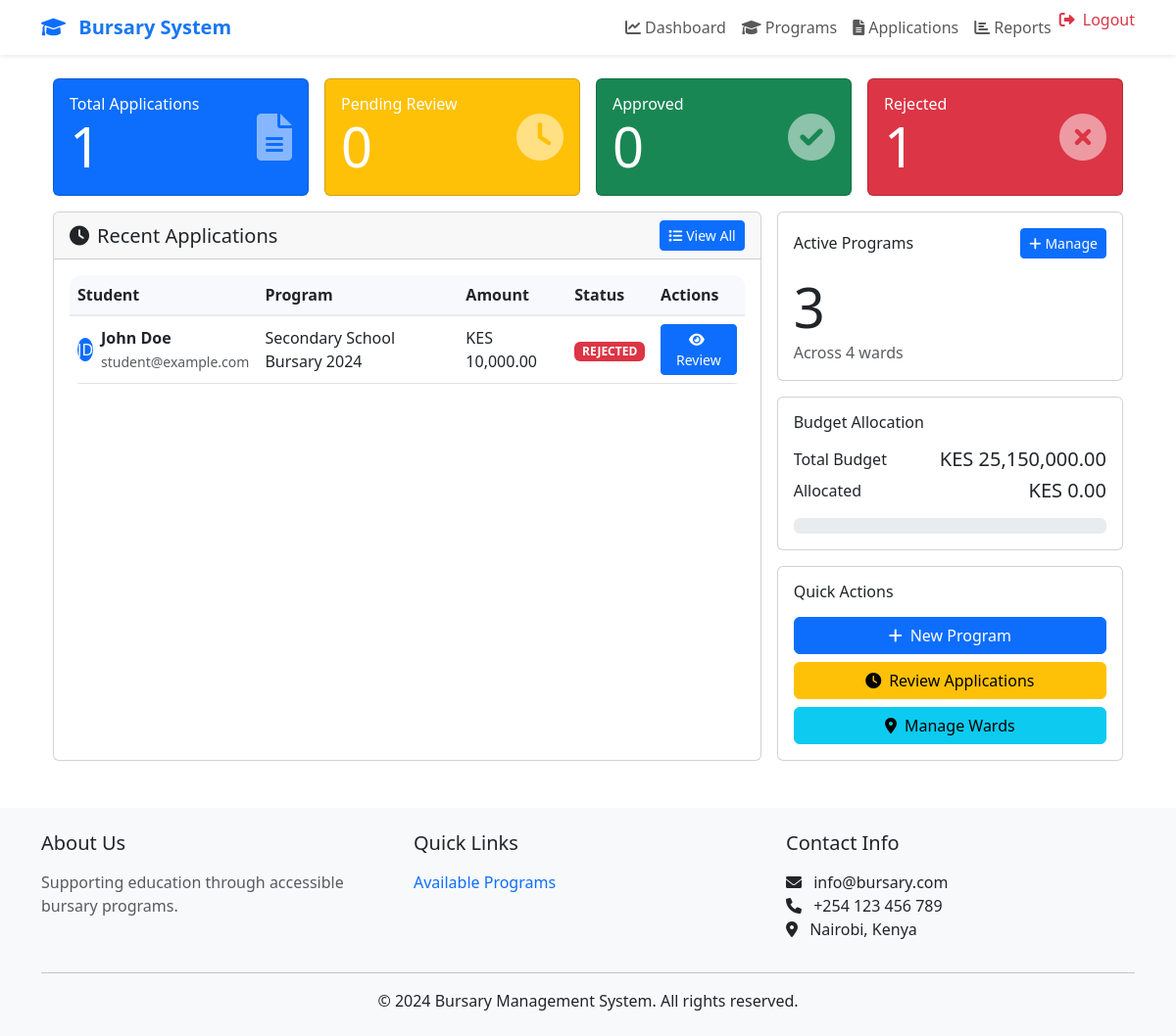
The page /admin/dashboard (signed in) on the database as committed earlier.
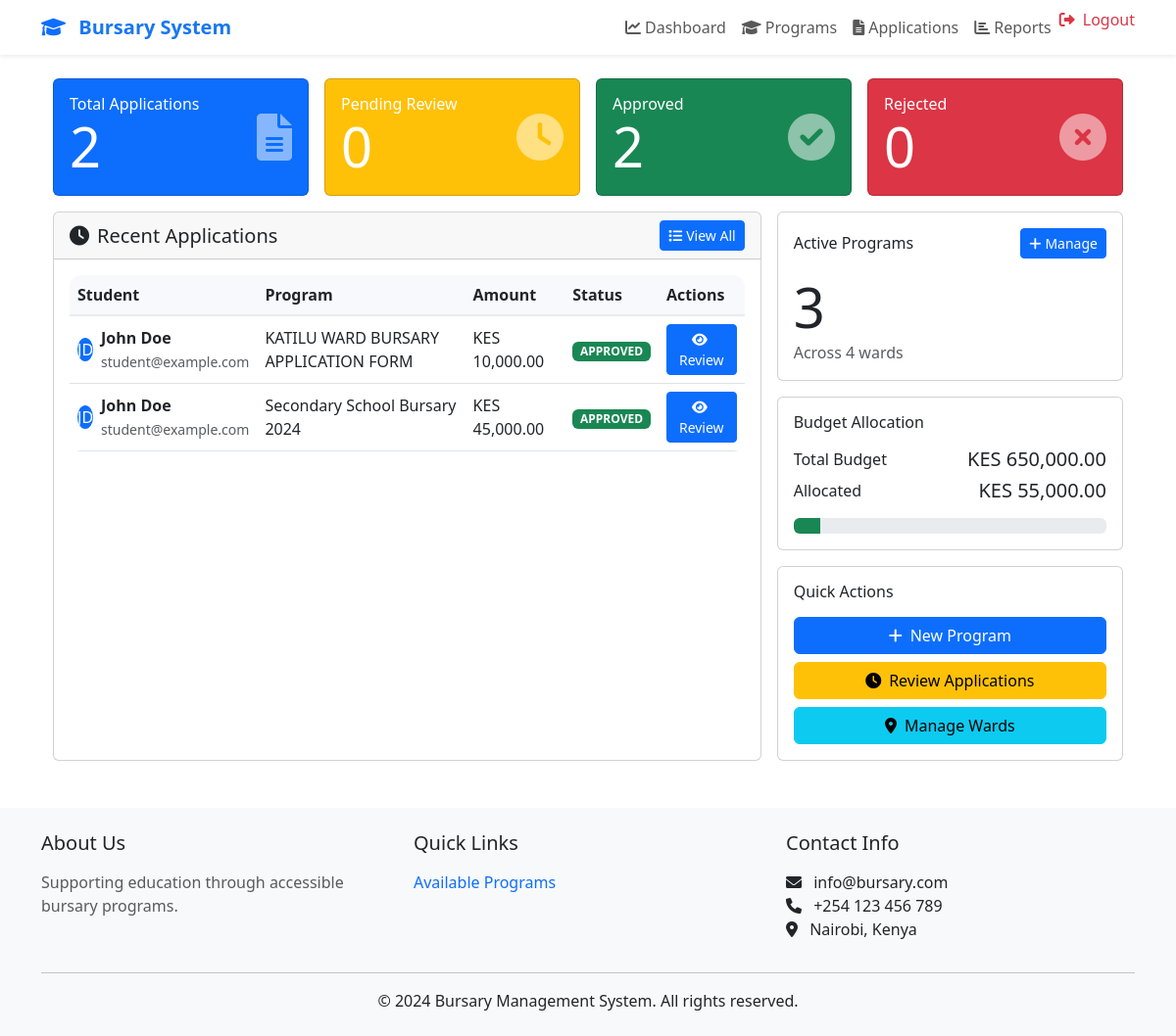
The same page on the database as committed later.
### app/models.py (models this page shows, shortened)
class Application(db.Model):
    id = db.Column(db.Integer, primary_key=True)
    student_id = db.Column(db.Integer, db.ForeignKey('user.id'), nullable=False)
    ward_id = db.Column(db.Integer, db.ForeignKey('ward.id'), nullable=False)
    program_id = db.Column(db.Integer, db.ForeignKey('bursary_program.id'), nullable=False)
    status = db.Column(db.String(20), default='PENDING')
    amount = db.Column(db.Float, nullable=False)
    reason = db.Column(db.Text, nullable=False)
    reviewed_by = db.Column(db.Integer, db.ForeignKey('user.id'))
    review_note = db.Column(db.Text)
    created_at = db.Column(db.DateTime, default=datetime.utcnow)
    updated_at = db.Column(db.DateTime, default=datetime.utcnow, onupdate=datetime.utcnow)
    documents = db.relationship('Document', backref='application', lazy='dynamic')
    timeline = db.relationship('ApplicationTimeline', backref='application', lazy='dynamic')

class User(UserMixin, db.Model):
    id = db.Column(db.Integer, primary_key=True)
    email = db.Column(db.String(120), unique=True, nullable=False)
    password_hash = db.Column(db.String(256))
    first_name = db.Column(db.String(64))
    last_name = db.Column(db.String(64))
    role = db.Column(db.String(20), default='STUDENT')
    created_at = db.Column(db.DateTime, default=datetime.utcnow)
    updated_at = db.Column(db.DateTime, default=datetime.utcnow, onupdate=datetime.utcnow)
    profile = db.relationship('Profile', backref='user', uselist=False)
    submitted_applications = db.relationship('Application', backref='applicant',
                                          lazy='dynamic',
                                          foreign_keys='Application.student_id')
    reviewed_applications = db.relationship('Application', backref='reviewer',
                                         lazy='dynamic',
                                         foreign_keys='Application.reviewed_by')
    academic_info = db.relationship('AcademicInfo', backref='user', uselist=False)

class BursaryProgram(db.Model):
    id = db.Column(db.Integer, primary_key=True)
    name = db.Column(db.String(200), nullable=False)
    description = db.Column(db.Text)
    amount = db.Column(db.Float, nullable=False)
    start_date = db.Column(db.DateTime, nullable=False)
    end_date = db.Column(db.DateTime, nullable=False)
    requirements = db.Column(db.Text)
    ward_id = db.Column(db.Integer, db.ForeignKey('ward.id'))
    status = db.Column(db.String(20), default='ACTIVE')
    created_at = db.Column(db.DateTime, default=datetime.utcnow)
    updated_at = db.Column(db.DateTime, default=datetime.utcnow, onupdate=datetime.utcnow)
    applications = db.relationship('Application', backref='program', lazy='dynamic')

### app/admin/routes.py (the view)
@bp.route('/dashboard')
@login_required
@admin_required
def dashboard():
    stats = {
        'total_applications': Application.query.count(),
        'pending_applications': Application.query.filter_by(status='PENDING').count(),
        'approved_applications': Application.query.filter_by(status='APPROVED').count(),
        'rejected_applications': Application.query.filter_by(status='REJECTED').count(),
        'active_programs': BursaryProgram.query.filter_by(status='ACTIVE').count(),
        'total_wards': Ward.query.count(),
        'total_budget': db.session.query(func.sum(BursaryProgram.amount)).scalar() or 0,
        'allocated_budget': db.session.query(
            func.sum(Application.amount)
        ).filter(Application.status == 'APPROVED').scalar() or 0
    }
    recent_applications = Application.query.order_by(
        Application.created_at.desc()
    ).limit(10).all()
    return render_template('admin/dashboard.html',
                         stats=stats,
                         recent_applications=recent_applications)

### app/templates/admin/dashboard.html (shortened to what this page needs)
{% extends "admin/base.html" %}
{% block content %}
<div class="container-fluid">
    <div class="row g-3">
        <div class="col-12">
            <div class="row g-3">
                <div class="col-12 col-md-3">
                    <div class="card bg-primary text-white h-100 stats-card">
                        <div class="card-body">
                            <div class="d-flex justify-content-between align-items-center">
                                <div>
                                    <h6 class="card-title mb-0">Total Applications</h6>
                                    <h2 class="display-4 mb-0">{{ stats.total_applications }}</h2>
                                </div>
                                <i class="fas fa-file-alt fa-3x opacity-50"></i>
                            </div>
                        </div>
                    </div>
                </div>
                <div class="col-12 col-md-3">
                    <div class="card bg-warning text-white h-100 stats-card">
                        <div class="card-body">
                            <div class="d-flex justify-content-between align-items-center">
                                <div>
                                    <h6 class="card-title mb-0">Pending Review</h6>
                                    <h2 class="display-4 mb-0">{{ stats.pending_applications }}</h2>
                                </div>
                                <i class="fas fa-clock fa-3x opacity-50"></i>
                            </div>
                        </div>
                    </div>
                </div>
                <div class="col-12 col-md-3">
                    <div class="card bg-success text-white h-100 stats-card">
                        <div class="card-body">
                            <div class="d-flex justify-content-between align-items-center">
                                <div>
                                    <h6 class="card-title mb-0">Approved</h6>
                                    <h2 class="display-4 mb-0">{{ stats.approved_applications }}</h2>
                                </div>
                                <i class="fas fa-check-circle fa-3x opacity-50"></i>
                            </div>
                        </div>
                    </div>
                </div>
                <div class="col-12 col-md-3">
                    <div class="card bg-danger text-white h-100 stats-card">
                        <div class="card-body">
                            <div class="d-flex justify-content-between align-items-center">
                                <div>
                                    <h6 class="card-title mb-0">Rejected</h6>
                                    <h2 class="display-4 mb-0">{{ stats.rejected_applications }}</h2>
                                </div>
                                <i class="fas fa-times-circle fa-3x opacity-50"></i>
                            </div>
                        </div>
                    </div>
                </div>
            </div>
        </div>
        <div class="col-12 col-lg-8">
            <div class="card h-100">
                <div class="card-header d-flex justify-content-between align-items-center">
                    <h5 class="mb-0"><i class="fas fa-clock me-2"></i>Recent Applications</h5>
                    <a href="{{ url_for('admin.applications') }}" class="btn btn-primary btn-sm">
                        <i class="fas fa-list me-1"></i>View All
                    </a>
                </div>
                <div class="card-body">
                    <div class="table-responsive">
                        <table class="table table-hover align-middle applications-table">
                            <thead>
                                <tr>
                                    <th>Student</th>
                                    <th>Program</th>
                                    <th>Amount</th>
                                    <th>Status</th>
                                    <th>Actions</th>
                                </tr>
                            </thead>
                            <tbody>
                                {% for application in recent_applications %}
                                <tr>
                                    <td>
                                        <div class="d-flex align-items-center">
                                            <div class="avatar-sm bg-primary text-white rounded-circle me-2 d-flex align-items-center justify-content-center">
                                                {{ application.applicant.first_name[0] }}{{ application.applicant.last_name[0] }}
                                            </div>
                                            <div>
                                                <div class="fw-bold">{{ application.applicant.first_name }} {{ application.applicant.last_name }}</div>
                                                <small class="text-muted">{{ application.applicant.email }}</small>
                                            </div>
                                        </div>
                                    </td>
                                    <td>{{ application.program.name }}</td>
                                    <td>KES {{ "{:,.2f}".format(application.amount) }}</td>
                                    <td>
                                        <span class="badge {% if application.status == 'PENDING' %}bg-warning
                                                         {% elif application.status == 'APPROVED' %}bg-success
                                                         {% elif application.status == 'REJECTED' %}bg-danger
                                                         {% endif %}">
                                            {{ application.status }}
                                        </span>
                                    </td>
                                    <td>
                                        <a href="{{ url_for('admin.review_application', application_id=application.id) }}"
                                           class="btn btn-sm btn-primary">
                                            <i class="fas fa-eye me-1"></i>Review
                                        </a>
                                    </td>
                                </tr>
                                {% endfor %}
                            </tbody>
                        </table>
                    </div>
                </div>
            </div>
        </div>
        <div class="col-12 col-lg-4">
            <div class="row g-3">
                <div class="col-12">
                    <div class="card">
                        <div class="card-body">
                            <div class="d-flex justify-content-between align-items-center mb-3">
                                <h6 class="card-title mb-0">Active Programs</h6>
                                <a href="{{ url_for('admin.programs') }}" class="btn btn-primary btn-sm">
                                    <i class="fas fa-plus me-1"></i>Manage
                                </a>
                            </div>
                            <h2 class="display-4 mb-0">{{ stats.active_programs }}</h2>
                            <div class="text-muted">Across {{ stats.total_wards }} wards</div>
                        </div>
                    </div>
                </div>
                <div class="col-12">
                    <div class="card">
                        <div class="card-body">
                            <h6 class="card-title mb-3">Budget Allocation</h6>
                            <div class="d-flex justify-content-between align-items-center mb-2">
                                <div>Total Budget</div>
                                <div class="h5 mb-0">KES {{ "{:,.2f}".format(stats.total_budget) }}</div>
                            </div>
                            <div class="d-flex justify-content-between align-items-center">
                                <div>Allocated</div>
                                <div class="h5 mb-0">KES {{ "{:,.2f}".format(stats.allocated_budget) }}</div>
                            </div>
                            <div class="progress budget-progress mt-3">
                                <div class="progress-bar bg-success" role="progressbar"
                                     style="width: {{ (stats.allocated_budget / stats.total_budget * 100) if stats.total_budget > 0 else 0 }}%">
                                </div>
                            </div>
                        </div>
                    </div>
                </div>
                <div class="col-12">
                    <div class="card">
                        <div class="card-body">
                            <h6 class="card-title mb-3">Quick Actions</h6>
                            <div class="d-grid gap-2 quick-actions">
                                <a href="{{ url_for('admin.new_program') }}" class="btn btn-primary">
                                    <i class="fas fa-plus me-2"></i>New Program
                                </a>
                                <a href="{{ url_for('admin.applications', status='PENDING') }}" class="btn btn-warning">
                                    <i class="fas fa-clock me-2"></i>Review Applications
                                </a>
                                <a href="{{ url_for('admin.wards') }}" class="btn btn-info">
                                    <i class="fas fa-map-marker-alt me-2"></i>Manage Wards
                                </a>
                            </div>
                        </div>
                    </div>
                </div>
            </div>
        </div>
    </div>
</div>
{% endblock %}

Rows that differ between the two databases and show on the page:
added Application: applicant "J", applicant "D", applicant.first_name "John", applicant.last_name "Doe", applicant.email "student@example.com", program.name "KATILU WARD BURSARY APPLICATION FORM", amount "10,000.00", status "APPROVED"
changed Application "Secondary School Bursary 2024": amount "10,000.00" → "45,000.00"; status "REJECTED" → "APPROVED"
Other text that changed with them:
{{ stats.total_applications }}: "1" → "2"
{{ stats.approved_applications }}: "0" → "2"
{{ stats.rejected_applications }}: "1" → "0"
{{ "{:,.2f}".format(stats.total_budget) }}: "25,150,000.00" → "650,000.00"
{{ "{:,.2f}".format(stats.allocated_budget) }}: "0.00" → "55,000.00"
